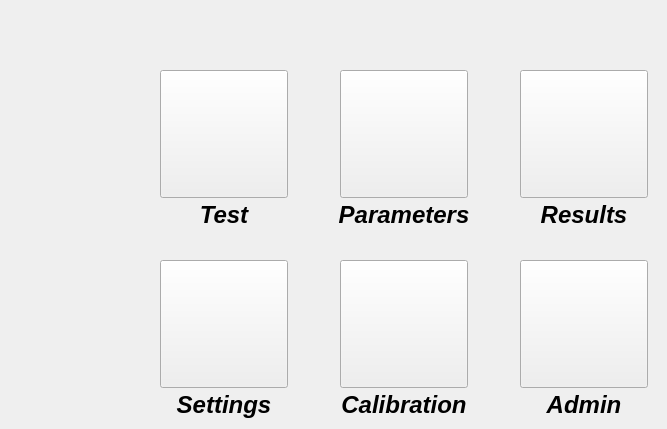
    <widget class="QWidget" name="tab_main">
     <attribute name="title">
      <string/>
     </attribute>
     <widget class="QPushButton" name="pushButton_go_results">
      <property name="geometry">
       <rect>
        <x>520</x>
        <y>70</y>
        <width>128</width>
        <height>128</height>
       </rect>
      </property>
      <property name="font">
       <font>
        <pointsize>16</pointsize>
       </font>
      </property>
      <property name="text">
       <string/>
      </property>
     </widget>
     <widget class="QLabel" name="label_main_3">
      <property name="geometry">
       <rect>
        <x>510</x>
        <y>200</y>
        <width>148</width>
        <height>30</height>
       </rect>
      </property>
      <property name="font">
       <font>
        <family>Ubuntu</family>
        <pointsize>18</pointsize>
        <weight>75</weight>
        <italic>true</italic>
        <bold>true</bold>
       </font>
      </property>
      <property name="styleSheet">
       <string notr="true">border-color: rgba(255, 255, 255, 0);</string>
      </property>
      <property name="text">
       <string>Results</string>
      </property>
      <property name="alignment">
       <set>Qt::AlignCenter</set>
      </property>
     </widget>
     <widget class="QLabel" name="label_main_4">
      <property name="geometry">
       <rect>
        <x>140</x>
        <y>390</y>
        <width>168</width>
        <height>30</height>
       </rect>
      </property>
      <property name="font">
       <font>
        <family>Ubuntu</family>
        <pointsize>18</pointsize>
        <weight>75</weight>
        <italic>true</italic>
        <bold>true</bold>
       </font>
      </property>
      <property name="styleSheet">
       <string notr="true">border-color: rgba(255, 255, 255, 0);</string>
      </property>
      <property name="text">
       <string>Settings</string>
      </property>
      <property name="alignment">
       <set>Qt::AlignCenter</set>
      </property>
     </widget>
     <widget class="QLabel" name="label_main">
      <property name="geometry">
       <rect>
        <x>150</x>
        <y>200</y>
        <width>148</width>
        <height>30</height>
       </rect>
      </property>
      <property name="font">
       <font>
        <family>Ubuntu</family>
        <pointsize>18</pointsize>
        <weight>75</weight>
        <italic>true</italic>
        <bold>true</bold>
       </font>
      </property>
      <property name="styleSheet">
       <string notr="true">border-color: rgba(255, 255, 255, 0);</string>
      </property>
      <property name="text">
       <string>Test</string>
      </property>
      <property name="alignment">
       <set>Qt::AlignCenter</set>
      </property>
     </widget>
     <widget class="QLabel" name="label_main_calibration">
      <property name="geometry">
       <rect>
        <x>330</x>
        <y>390</y>
        <width>148</width>
        <height>30</height>
       </rect>
      </property>
      <property name="font">
       <font>
        <family>Ubuntu</family>
        <pointsize>18</pointsize>
        <weight>75</weight>
        <italic>true</italic>
        <bold>true</bold>
       </font>
      </property>
      <property name="styleSheet">
       <string notr="true">border-color: rgba(255, 255, 255, 0);</string>
      </property>
      <property name="text">
       <string>Calibration</string>
      </property>
      <property name="alignment">
       <set>Qt::AlignCenter</set>
      </property>
     </widget>
     <widget class="QLabel" name="label_main_admin">
      <property name="geometry">
       <rect>
        <x>510</x>
        <y>390</y>
        <width>148</width>
        <height>30</height>
       </rect>
      </property>
      <property name="font">
       <font>
        <family>Ubuntu</family>
        <pointsize>18</pointsize>
        <weight>75</weight>
        <italic>true</italic>
        <bold>true</bold>
       </font>
      </property>
      <property name="styleSheet">
       <string notr="true">border-color: rgba(255, 255, 255, 0);</string>
      </property>
      <property name="text">
       <string>Admin</string>
      </property>
      <property name="alignment">
       <set>Qt::AlignCenter</set>
      </property>
     </widget>
     <widget class="QPushButton" name="pushButton_go_parameters">
      <property name="geometry">
       <rect>
        <x>340</x>
        <y>70</y>
        <width>128</width>
        <height>128</height>
       </rect>
      </property>
      <property name="font">
       <font>
        <pointsize>16</pointsize>
       </font>
      </property>
      <property name="text">
       <string/>
      </property>
     </widget>
     <widget class="QPushButton" name="pushButton_go_test">
      <property name="geometry">
       <rect>
        <x>160</x>
        <y>70</y>
        <width>128</width>
        <height>128</height>
       </rect>
      </property>
      <property name="font">
       <font>
        <pointsize>16</pointsize>
       </font>
      </property>
      <property name="text">
       <string/>
      </property>
     </widget>
     <widget class="QPushButton" name="pushButton_go_settings">
      <property name="geometry">
       <rect>
        <x>160</x>
        <y>260</y>
        <width>128</width>
        <height>128</height>
       </rect>
      </property>
      <property name="font">
       <font>
        <pointsize>16</pointsize>
       </font>
      </property>
      <property name="text">
       <string/>
      </property>
     </widget>
     <widget class="QLabel" name="label_main_2">
      <property name="geometry">
       <rect>
        <x>330</x>
        <y>200</y>
        <width>148</width>
        <height>30</height>
       </rect>
      </property>
      <property name="font">
       <font>
        <family>Ubuntu</family>
        <pointsize>18</pointsize>
        <weight>75</weight>
        <italic>true</italic>
        <bold>true</bold>
       </font>
      </property>
      <property name="styleSheet">
       <string notr="true">border-color: rgba(255, 255, 255, 0);</string>
      </property>
      <property name="text">
       <string>Parameters</string>
      </property>
      <property name="alignment">
       <set>Qt::AlignCenter</set>
      </property>
     </widget>
     <widget class="QPushButton" name="pushButton_go_calibration">
      <property name="geometry">
       <rect>
        <x>340</x>
        <y>260</y>
        <width>128</width>
        <height>128</height>
       </rect>
      </property>
      <property name="font">
       <font>
        <pointsize>16</pointsize>
       </font>
      </property>
      <property name="text">
       <string/>
      </property>
     </widget>
     <widget class="QPushButton" name="pushButton_go_admin">
      <property name="geometry">
       <rect>
        <x>520</x>
        <y>260</y>
        <width>128</width>
        <height>128</height>
       </rect>
      </property>
      <property name="font">
       <font>
        <pointsize>16</pointsize>
       </font>
      </property>
      <property name="text">
       <string/>
      </property>
     </widget>
    </widget>
